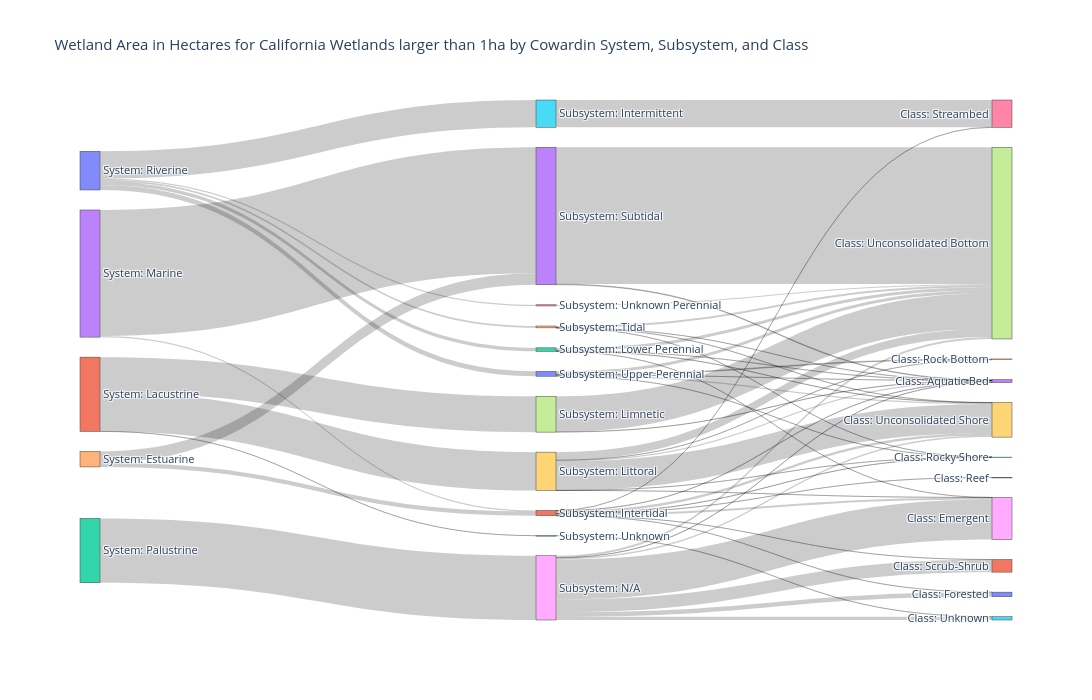

The notebook cell saved with this chart:
### Code cell
# this code was generated with the help of chatgpt to best understand the manipulation of a sankey diagram.

df = wetlands.copy()

df["Hectares"] = pd.to_numeric(df["Hectares"], errors="coerce")
df = df.dropna(subset=["Hectares"])

cols = ["C System", "C Subsystem", "C Class"]

for col in cols:
    df[col] = df[col].fillna("Unknown").astype(str)

# 2. Calculate total hectares for each transition
flow1 = (
    df.groupby(["C System", "C Subsystem"])["Hectares"]
    .sum()
    .reset_index()
)

flow2 = (
    df.groupby(["C Subsystem", "C Class"])["Hectares"]
    .sum()
    .reset_index()
)

# 3. Create separate nodes for each classification level
systems = df["C System"].unique().tolist()
subsystems = df["C Subsystem"].unique().tolist()
classes = df["C Class"].unique().tolist()

labels = (
    [f"System: {x}" for x in systems]
    + [f"Subsystem: {x}" for x in subsystems]
    + [f"Class: {x}" for x in classes]
)

system_map = {x: i for i, x in enumerate(systems)}

subsystem_map = {
    x: i + len(systems)
    for i, x in enumerate(subsystems)
}

class_map = {
    x: i + len(systems) + len(subsystems)
    for i, x in enumerate(classes)
}

# 4. Build links
sources = (
    flow1["C System"].map(system_map).tolist()
    + flow2["C Subsystem"].map(subsystem_map).tolist()
)

targets = (
    flow1["C Subsystem"].map(subsystem_map).tolist()
    + flow2["C Class"].map(class_map).tolist()
)

values = (
    flow1["Hectares"].tolist()
    + flow2["Hectares"].tolist()
)

# 5. Generate the Sankey diagram
fig_subset = go.Figure(go.Sankey(
    node=dict(label=labels),
    link=dict(
        source=sources,
        target=targets,
        value=values,
        hovertemplate=(
            "%{source.label} → %{target.label}<br>"
            "Area: %{value:,.2s} hectares"
            "<extra></extra>"
        )
    )
))

fig_subset.update_layout(
    title="Wetland Area in Hectares for California Wetlands larger than 1ha by Cowardin System, Subsystem, and Class",
    font_size=11,
    width=1100,
    height=700
)

fig_subset.show()

### Figure 1 — Plotly figure (JSON) as saved in the notebook; plotly's stock layout.template omitted (floating-point values rounded to 4 significant figures)
{"data": [{"link": {"hovertemplate": "%{source.label} → %{target.label}<br>Area: %{value:,.2s} hectares<extra></extra>", "source": [4, 4, 1, 1, 1, 3, 3, 2, 0, 0, 0, 0, 0, 5, 11, 11, 11, 11, 11, 11, 11, 11, 7, 7, 9, 9, 9, 9, 9, 9, 12, 12, 12, 12, 8, 8, 8, 8, 8, 8, 8, 13, 13, 14, 14, 14, 14, 15, 6, 10, 10, 10, 10, 10], "target": [11, 13, 7, 9, 15, 11, 13, 8, 5, 12, 14, 6, 10, 16, 23, 18, 20, 26, 22, 21, 16, 19, 23, 17, 23, 18, 24, 22, 17, 19, 23, 18, 17, 19, 23, 18, 20, 21, 17, 19, 25, 23, 17, 23, 22, 17, 19, 25, 17, 23, 24, 22, 17, 19], "value": [43010.0, 120800.0, 378600.0, 404700.0, 8.759, 11660.0, 1330000.0, 678500.0, 287500.0, 36850.0, 19530.0, 12790.0, 51670.0, 287500.0, 4009.0, 20430.0, 3.08, 110.6, 2995.0, 80.32, 707.7, 26330.0, 2853.0, 375800.0, 11950.0, 860.8, 13.86, 3.427, 85890.0, 305900.0, 1443.0, 8.337, 32060.0, 3342.0, 2434.0, 422500.0, 48110.0, 133000.0, 21600.0, 16060.0, 34770.0, 7307.0, 1443000.0, 144.2, 2.638, 19080.0, 305.5, 8.759, 12790.0, 72.08, 7592.0, 348.1, 30880.0, 12780.0]}, "node": {"label": ["System: Riverine", "System: Lacustrine", "System: Palustrine", "System: Marine", "System: Estuarine", "Subsystem: Intermittent", "Subsystem: Unknown Perennial", "Subsystem: Limnetic", "Subsystem: N/A", "Subsystem: Littoral", "Subsystem: Upper Perennial", "Subsystem: Intertidal", "Subsystem: Lower Perennial", "Subsystem: Subtidal", "Subsystem: Tidal", "Subsystem: Unknown", "Class: Streambed", "Class: Unconsolidated Bottom", "Class: Emergent", "Class: Unconsolidated Shore", "Class: Forested", "Class: Scrub-Shrub", "Class: Rocky Shore", "Class: Aquatic Bed", "Class: Rock Bottom", "Class: Unknown", "Class: Reef"]}, "type": "sankey"}], "layout": {"font": {"size": 11}, "height": 700, "title": {"text": "Wetland Area in Hectares for California Wetlands larger than 1ha by Cowardin System, Subsystem, and Class"}, "width": 1100}}
